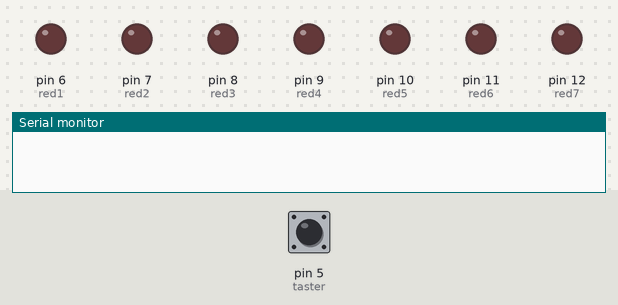
Simulated run of this sketch. Board: Arduino Uno, built with avr-gcc and run on an emulated ATmega328P. Shown: output pins drawn as LEDs (lit = HIGH), the last lines printed to the serial monitor. The test bench sets the inputs (shaded band); at power-on: pin 5 (taster) LOW. Random numbers use the default seed unless the sketch sets one.

Above: at 1.2 s.
1.3 s: pin 5 (taster) pulled HIGH for 0.15 s
At 2.2 s:
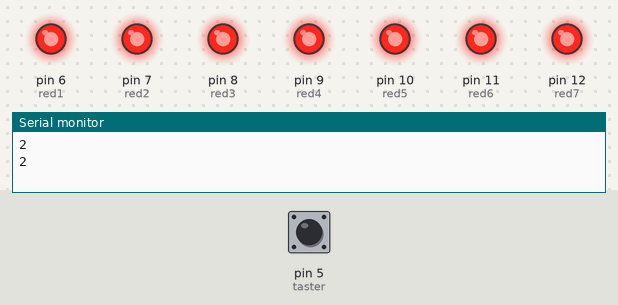
Timing chart, 0 to 4.3 s (numbered marks = the images above; inputs shaded):
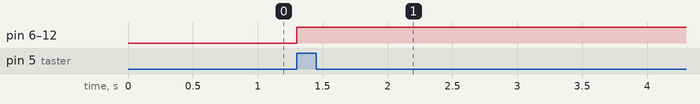

Measured:
- after the input at 1.3 s, pin 6 (red1), pin 7 (red2), pin 8 (red3), pin 9 (red4), pin 10 (red5), pin 11 (red6), pin 12 (red7): LOW → HIGH at once

The sketch:

wuerfel.ino
```cpp
int red1 = 6;
int red2 = 7;
int red3 = 8;
int red4 = 9;
int red5 = 10;
int red6 = 11;
int red7 = 12;
int taster = 5;

int tasterzustand = 0;
int ergebnis = 0;

void setup() {

Serial.begin(9600);

pinMode(red1, OUTPUT);
pinMode(red2, OUTPUT);
pinMode(red3, OUTPUT);
pinMode(red4, OUTPUT);
pinMode(red5, OUTPUT);
pinMode(red6, OUTPUT);
pinMode(red7, OUTPUT);
pinMode(taster, INPUT);
}

void loop() {

  tasterzustand = digitalRead(taster);

if (tasterzustand == HIGH){
  ledAus();
  ergebnis = random(1,7);
  Serial.println(ergebnis);
  anzeigen(ergebnis);
  }

delay(100);
}

void ledAus(){
  digitalWrite(6, LOW);
  digitalWrite(7, LOW);
  digitalWrite(8, LOW);
  digitalWrite(9, LOW);
  digitalWrite(10, LOW);
  digitalWrite(11, LOW);
  digitalWrite(12, LOW);
}

void anzeigen(int ergebnis){
  if (ergebnis = 1){
    digitalWrite(red1, HIGH);
  }
  if (ergebnis = 2){
    digitalWrite(red4, HIGH);
    digitalWrite(red7, HIGH);
  }
  if (ergebnis = 3){
    digitalWrite(red1, HIGH);
    digitalWrite(red4, HIGH);
    digitalWrite(red7, HIGH);
  }
  if (ergebnis = 4){
    digitalWrite(red2, HIGH);
    digitalWrite(red4, HIGH);
    digitalWrite(red5, HIGH);
    digitalWrite(red7, HIGH);
  }
  if (ergebnis = 5){
    digitalWrite(red1, HIGH);
    digitalWrite(red2, HIGH);
    digitalWrite(red4, HIGH);
    digitalWrite(red5, HIGH);
    digitalWrite(red6, HIGH);
  }
  if (ergebnis = 6){
    digitalWrite(red2, HIGH);
    digitalWrite(red3, HIGH);
    digitalWrite(red4, HIGH);
    digitalWrite(red5, HIGH);
    digitalWrite(red6, HIGH);
    digitalWrite(red7, HIGH);
  } else {
    Serial.println("wtf!?");
  }
}
```
